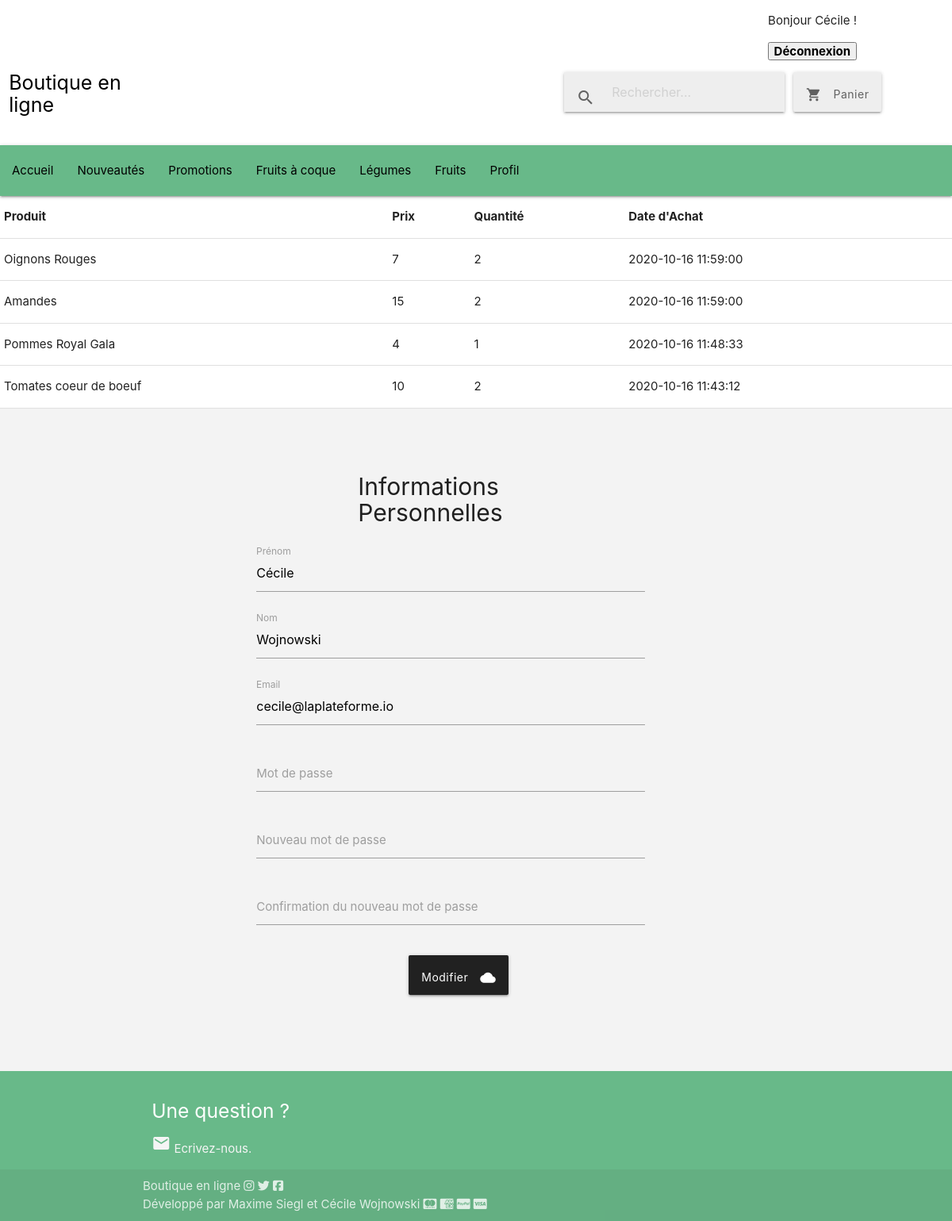
Page /profil.php (signed in) on the committed database.
### tables this page shows
CREATE TABLE IF NOT EXISTS `historique` (
  `id` int(11) NOT NULL AUTO_INCREMENT,
  `id_produit` varchar(255) NOT NULL,
  `quantite` int(11) NOT NULL,
  `date_achat` datetime NOT NULL,
  `id_utilisateur` int(11) NOT NULL,
  PRIMARY KEY (`id`)
);

CREATE TABLE IF NOT EXISTS `produits` (
  `id` int(11) NOT NULL AUTO_INCREMENT,
  `nom` varchar(255) NOT NULL,
  `prix` int(11) NOT NULL,
  `description` text NOT NULL,
  `image` varchar(255) NOT NULL,
  `date_ajout` datetime NOT NULL,
  `stock` int(11) NOT NULL,
  `valorisation` tinyint(1) NOT NULL,
  `prix_solde` int(11) DEFAULT NULL,
  `id_categorie` int(11) DEFAULT NULL,
  `id_sous_categorie` int(11) DEFAULT NULL,
  PRIMARY KEY (`id`),
  KEY `id_sous_categorie` (`id_sous_categorie`),
  KEY `prod/cat` (`id_categorie`)
);

CREATE TABLE IF NOT EXISTS `utilisateurs` (
  `id` int(11) NOT NULL AUTO_INCREMENT,
  `nom` varchar(255) NOT NULL,
  `prenom` varchar(255) NOT NULL,
  `password` varchar(255) NOT NULL,
  `email` varchar(255) NOT NULL,
  `adresse` varchar(255) NOT NULL,
  `etat_panier` tinyint(1) DEFAULT NULL,
  `admin` tinyint(1) DEFAULT '0',
  PRIMARY KEY (`id`)
);

### includes/php_profil.php (called while the page is built, shortened)
<?php
    if(isset($_SESSION['email']))
    {
        $utilisateur = new Utilisateur($db);
        $infos = $db->query("SELECT * FROM utilisateurs WHERE email = ? ", [$_SESSION['email']]);
        $info = $infos->fetch();
        $infos_perso = get_object_vars($info);
    }
    else
    {
        App::redirect('index.php');
    }
    $id_utilisateur = $_SESSION['id'];
    $utilisateur->afficher_historique($id_utilisateur);
?>

### classes/Database.php (called while the page is built)
<?php
    class Database
    {
        private $pdo;
        public function __construct($login, $password, $database_name, $host = 'localhost'){
            $this->pdo = new PDO("mysql:host=$host; port=3306; dbname=$database_name", "$login", "$password");
            $this->pdo->setAttribute(PDO::ATTR_ERRMODE, PDO::ERRMODE_EXCEPTION);
            $this->pdo->setAttribute(PDO::ATTR_DEFAULT_FETCH_MODE, PDO::FETCH_OBJ);
        }
        public function query($query, $params = false){
            if($params){
                $req = $this->pdo->prepare($query);
                $req->execute($params);
            }
            else{
                $req = $this->pdo->query($query);
            }
            return $req;
        }
    }
?>

### classes/Utilisateur.php (the view, shortened to what this page needs)
<?php
  class Utilisateur{
    private $db;
    public function __construct($db){
      return $this->db = $db;
    }
    public function afficher_historique($id_utilisateur){
      $requete = $this->db->query("SELECT * FROM historique INNER JOIN produits
                              ON id_produit = produits.id
                              WHERE id_utilisateur = ?
                              ORDER BY date_achat DESC", [$id_utilisateur]);
      $historique = $requete->fetchall(PDO::FETCH_ASSOC);
      echo '<table>';
      echo '<thead>';
      echo '<th> Produit </th>';
      echo '<th> Prix </th>';
      echo '<th> Quantité </th>';
      echo '<th> Date d\'Achat </th>';
      echo '</thead>';
      echo '<tbody>';
      foreach($historique as $recap)
      {
      echo '<tr>';
      echo '<td>'.$recap['nom'].'</td>';
      echo '<td>'.$recap['prix'].'</td>';
      echo '<td>'.$recap['quantite'].'</td>';
      echo '<td>'.$recap['date_achat'].'</td>';
      echo '</tr>';
      }
      echo '</tbody>';
      echo '</table>';
    }
  }
?>

### profil.php (shortened to what this page needs)
<?php
    $db = App::getDatabase();
?>
<!DOCTYPE html>
<html lang="fr" dir="ltr">
  <head>
    <link rel="stylesheet" href="https://cdnjs.cloudflare.com/ajax/libs/materialize/1.0.0/css/materialize.min.css">
    <link rel="stylesheet" href="css/style.css">
  </head>
<body>
    <?php
        include('includes/header.php');
        include 'includes/php_profil.php';
    ?>
    <main>
        <div class="row">
            <form id="form_inscription" class="col s8 m8 offset-s3 offset-m3" action="" method="POST">
                <div class="row">
                    <div class="col s4 m4 offset-s2 offset-m2">
                    <h2 > Informations Personnelles </h2>
                    </div>
                </div>
                <div class="row">
                    <div class="input-field col m8 s8">
                    <input id="prenom" type="text" class="validate" name="prenom" value="<?php echo $infos_perso['prenom']; ?>" required>
                    <label for="prenom">Prénom</label>
                    </div>
                </div>
                <div class="row">
                    <div class="input-field col m8 s8">
                    <input id="nom" type="text" class="validate" name="nom" value="<?php echo $infos_perso['nom']; ?>" required>
                    <label for="nom">Nom</label>
                    </div>
                </div>
                <div class="row">
                    <div class="input-field col m8 s8">
                    <input id="email" type="email" class="validate" name="email" value="<?php echo $infos_perso['email']; ?>"required>
                    <label for="email">Email</label>
                    </div>
                </div>
                <div class="row">
                    <div class="input-field col m8 s8">
                    <input id="password" type="password" class="validate" name="password" required>
                    <label for="password">Mot de passe </label>
                    </div>
                </div>
                <div class="row">
                    <div class="input-field col m8 s8">
                    <input id="new_password" type="password" class="validate" name="new_password">
                    <label for="password">Nouveau mot de passe </label>
                    </div>
                </div>
                <div class="row">
                    <div class="input-field col m8 s8">
                    <input id="conf_password" type="password" class="validate" name="conf_password">
                    <label for="conf_password"> Confirmation du nouveau mot de passe </label>
                    </div>
                </div>
                <div class="row">
                    <div class="input-field col m3 s3 offset-m3 offset-s3">
                    <button class="btn waves-effect waves-light grey darken-4" type="submit" name="modifier">
                        Modifier<i class="material-icons right">cloud</i>
                    </button>
                    </div>
                </div>
            </form>
        </div>
    </main>
    <?php include 'includes/footer.php'; ?>
</body>
</html>

### css/style.css (style rules this page uses)
.row { margin-bottom: 0 !important; }
h2 { font-size:30px !important; }
.btn { height:50px !important; text-transform:none !important; padding: 10px 16px !important; }
main { background-color: #F3F3F3 !important; padding:2%; }
#form_inscription { margin-top:2% !important; margin-bottom: 5% !important; }

### rows in the picture
historique: id_produit.nom "Oignons Rouges", id_produit.prix "7", quantite "2", date_achat "2020-10-16 11:59:00"
historique: id_produit.nom "Amandes", id_produit.prix "15", quantite "2", date_achat "2020-10-16 11:59:00"
historique: id_produit.nom "Pommes Royal Gala", id_produit.prix "4", quantite "1", date_achat "2020-10-16 11:48:33"
historique: id_produit.nom "Tomates coeur de boeuf", id_produit.prix "10", quantite "2", date_achat "2020-10-16 11:43:12"
utilisateurs: prenom "Cécile", nom "Wojnowski", email "cecile@laplateforme.io"

### other values in the picture
$_SESSION['prenom'] "Cécile"
